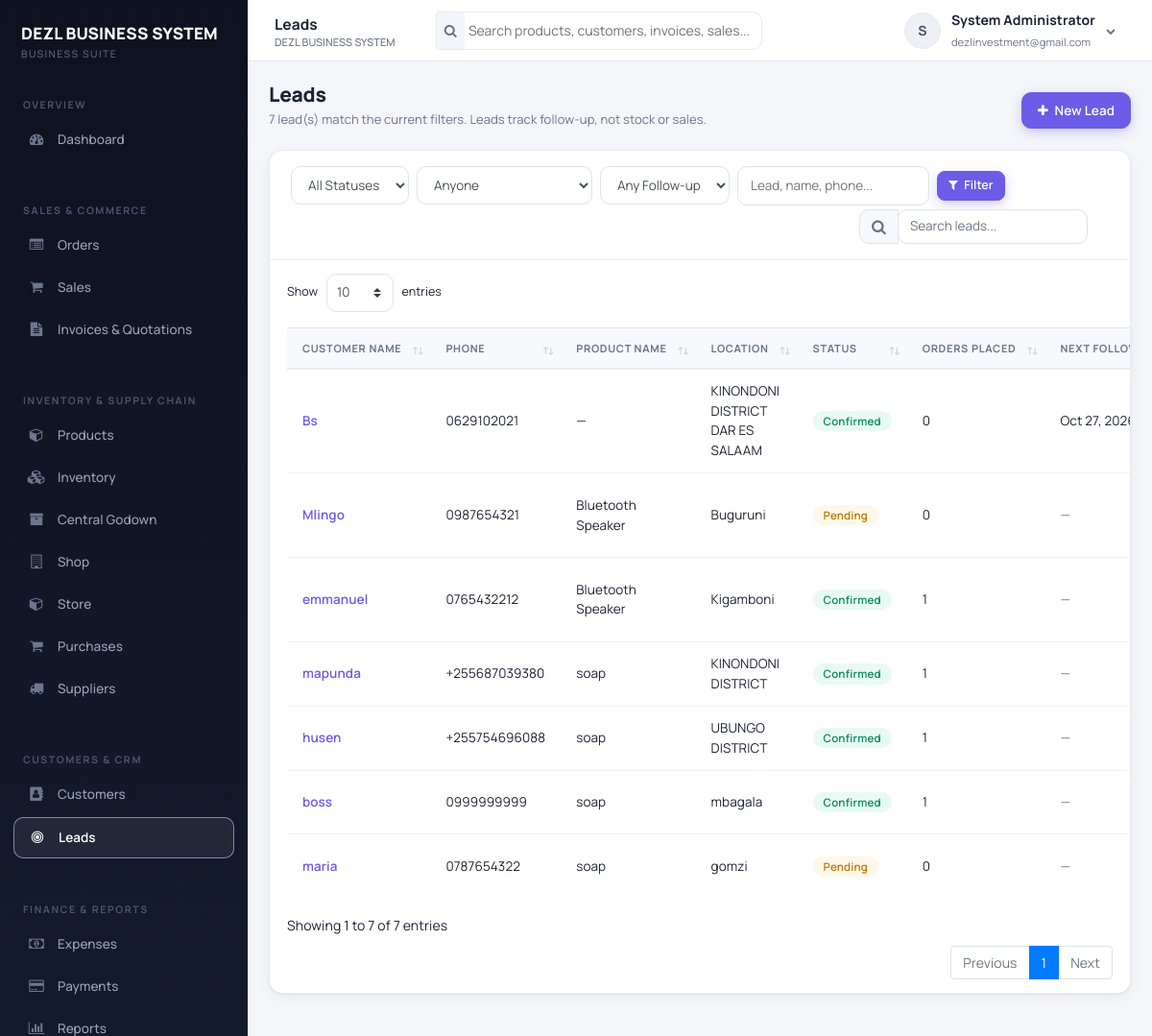
/leads.php (signed in), run on an earlier commit of the app's database.
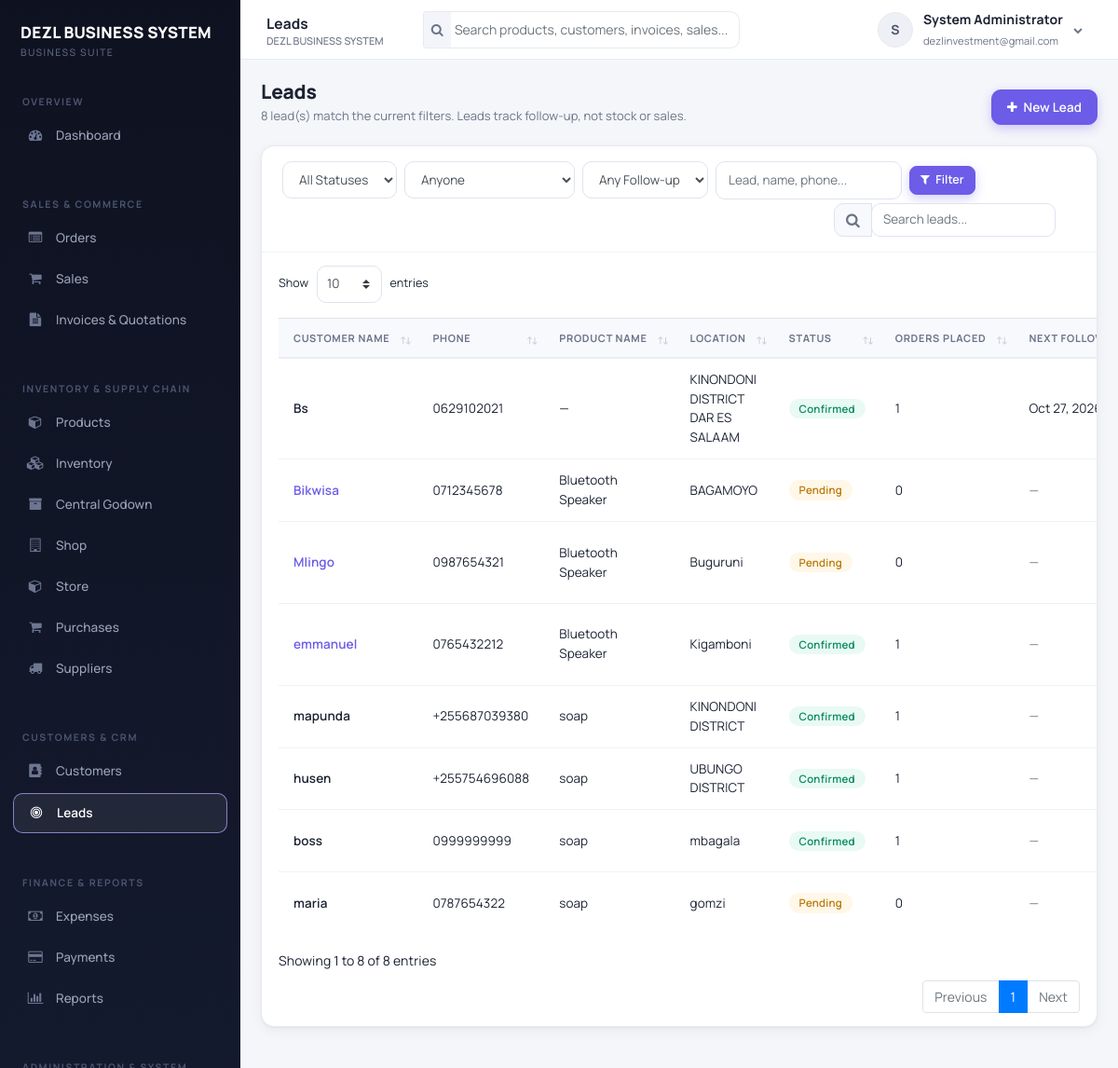
And on a later commit of the database.
### tables this page shows
CREATE TABLE `users` (
  `user_id` int(10) UNSIGNED NOT NULL,
  `tenant_id` int(10) UNSIGNED NOT NULL,
  `username` varchar(100) NOT NULL,
  `email` varchar(191) NOT NULL,
  `password_hash` varchar(255) NOT NULL,
  `first_name` varchar(100) NOT NULL,
  `last_name` varchar(100) NOT NULL,
  `phone` varchar(50) DEFAULT NULL,
  `is_active` tinyint(1) NOT NULL DEFAULT 1,
  `last_login` datetime DEFAULT NULL,
  `created_at` timestamp NOT NULL DEFAULT current_timestamp()
);

CREATE TABLE `leads` (
  `lead_id` int(10) UNSIGNED NOT NULL,
  `tenant_id` int(10) UNSIGNED NOT NULL,
  `lead_number` varchar(30) NOT NULL,
  `contact_id` int(10) UNSIGNED DEFAULT NULL,
  `contact_name` varchar(191) NOT NULL,
  `company_name` varchar(191) DEFAULT NULL,
  `phone` varchar(50) DEFAULT NULL,
  `email` varchar(191) DEFAULT NULL,
  `location` varchar(255) DEFAULT NULL,
  `source` varchar(20) NOT NULL DEFAULT 'staff',
  `status` varchar(20) NOT NULL DEFAULT 'pending',
  `assigned_to` int(10) UNSIGNED DEFAULT NULL,
  `next_follow_up_at` date DEFAULT NULL,
  `last_contacted_at` datetime DEFAULT NULL,
  `notes` text DEFAULT NULL,
  `lost_reason` varchar(255) DEFAULT NULL,
  `converted_at` datetime DEFAULT NULL,
  `created_by` int(10) UNSIGNED DEFAULT NULL,
  `created_at` timestamp NOT NULL DEFAULT current_timestamp(),
  `updated_at` timestamp NOT NULL DEFAULT current_timestamp() ON UPDATE current_timestamp()
);

CREATE TABLE `contacts` (
  `contact_id` int(10) UNSIGNED NOT NULL,
  `tenant_id` int(10) UNSIGNED NOT NULL,
  `contact_type_id` int(10) UNSIGNED DEFAULT 1,
  `customer_number` varchar(30) DEFAULT NULL,
  `first_name` varchar(100) DEFAULT NULL,
  `last_name` varchar(100) DEFAULT NULL,
  `company_name` varchar(191) DEFAULT NULL,
  `email` varchar(191) DEFAULT NULL,
  `phone` varchar(50) DEFAULT NULL,
  `mobile` varchar(50) DEFAULT NULL,
  `address` text DEFAULT NULL,
  `city` varchar(100) DEFAULT NULL,
  `state` varchar(100) DEFAULT NULL,
  `postal_code` varchar(20) DEFAULT NULL,
  `country` varchar(100) DEFAULT NULL,
  `tax_id` varchar(100) DEFAULT NULL,
  `notes` text DEFAULT NULL,
  `is_customer` tinyint(1) NOT NULL DEFAULT 0,
  `is_active` tinyint(1) NOT NULL DEFAULT 1,
  `created_at` timestamp NOT NULL DEFAULT current_timestamp()
);

### User.php (called while the page is built, shortened)
<?php
class User
{
    public $user_id;
    public $tenant_id;
    public $first_name;
    public $last_name;
    private $permission_cache = null;
    public static function getUserById($userId)
    {
        global $conn;
        $stmt = $conn->prepare("SELECT * FROM users WHERE user_id = ? LIMIT 1");
        $stmt->bind_param('i', $userId);
        $stmt->execute();
        $row = $stmt->get_result()->fetch_assoc();
        $user = new self();
        foreach ($row as $key => $value) {
            if (property_exists($user, $key)) $user->$key = $value;
        }
        $user->loadRoles();
        return $user;
    }
    private function loadRoles()
    {
        global $conn;
        $stmt = $conn->prepare(
            "SELECT r.role_id, r.name FROM user_roles ur
             JOIN roles r ON r.role_id = ur.role_id
             WHERE ur.user_id = ? AND ur.tenant_id = ?"
        );
        $stmt->bind_param('ii', $this->user_id, $this->tenant_id);
        $stmt->execute();
        $result = $stmt->get_result();
        while ($row = $result->fetch_assoc()) {
            $this->roles[] = $row['name'];
        }
    }
    public function hasPermission($permission)
    {
        global $conn;
        if ($this->permission_cache === null) {
            $roleIds = [];
            $stmt = $conn->prepare("SELECT role_id FROM user_roles WHERE user_id = ? AND tenant_id = ?");
            $stmt->bind_param('ii', $this->user_id, $this->tenant_id);
            $stmt->execute();
            $result = $stmt->get_result();
            while ($row = $result->fetch_assoc()) {
                $roleIds[] = (int)$row['role_id'];
            }
            $this->permission_cache = [];
            if ($roleIds) {
                $placeholders = implode(',', array_fill(0, count($roleIds), '?'));
                $sql = "SELECT DISTINCT p.name FROM permissions p
                        JOIN role_permissions rp ON rp.permission_id = p.permission_id
                        WHERE rp.role_id IN ($placeholders)";
                $stmt = $conn->prepare($sql);
                $stmt->bind_param(str_repeat('i', count($roleIds)), ...$roleIds);
                $stmt->execute();
                $result = $stmt->get_result();
                while ($row = $result->fetch_assoc()) {
                    $this->permission_cache[] = $row['name'];
                }
            }
        }
        return in_array($permission, $this->permission_cache, true);
    }
    public function fullName()
    {
        return trim($this->first_name . ' ' . $this->last_name);
    }
}

### auth_check.php (called while the page is built, shortened)
<?php
$current_user = User::getUserById($_SESSION['user_id']);

### helpers.php (called while the page is built, shortened)
<?php
function e($value) {
    return htmlspecialchars((string)$value, ENT_QUOTES, 'UTF-8');
}
function can($permission) {
    global $current_user;
    return $current_user && $current_user->hasPermission($permission);
}
function fetch_all($sql, ...$params) {
    global $conn;
    $stmt = $conn->prepare($sql);
    if ($params) {
        $types = '';
        foreach ($params as $p) {
            $types .= is_int($p) ? 'i' : (is_float($p) ? 'd' : 's');
        }
        $stmt->bind_param($types, ...$params);
    }
    $stmt->execute();
    $rows = $stmt->get_result()->fetch_all(MYSQLI_ASSOC);
    return $rows;
}
function lead_statuses() {
    return [
        'pending'   => 'Pending',
        'confirmed' => 'Confirmed',
        'follow_up' => 'Follow Up',
        'cancelled' => 'Cancelled',
    ];
}
function lead_status_class($status) {
    $map = [
        'pending'   => 'warning',
        'follow_up' => 'info',
        'confirmed' => 'success',
        'cancelled' => 'secondary',
    ];
    return $map[$status] ?? 'secondary';
}

### leads.php (the view, shortened to what the rows shown need)
<?php
require_once 'header.php';
require_once 'auth_check.php';
$statuses = lead_statuses();
$sql = "SELECT l.*,
               (SELECT GROUP_CONCAT(DISTINCT sli.product_name_snapshot SEPARATOR ', ')
                  FROM storefront_lead_request_items sli
                  JOIN storefront_lead_requests slr ON slr.request_id = sli.request_id AND slr.tenant_id = sli.tenant_id
                 WHERE slr.lead_id = l.lead_id AND slr.tenant_id = l.tenant_id) product_names,
               ua.first_name assignee_first, ua.last_name assignee_last,
               uc.first_name creator_first, uc.last_name creator_last,
               c.first_name contact_first, c.last_name contact_last, c.company_name contact_company,
               c.phone contact_phone, c.mobile contact_mobile, c.email contact_email,
               (SELECT COUNT(*) FROM orders o WHERE o.lead_id = l.lead_id AND o.tenant_id = l.tenant_id) order_count
        FROM leads l
        LEFT JOIN users ua ON ua.user_id = l.assigned_to
        LEFT JOIN users uc ON uc.user_id = l.created_by
        LEFT JOIN contacts c ON c.contact_id = l.contact_id AND c.tenant_id = l.tenant_id
        WHERE l.tenant_id = ?";
$params = [(int)$current_user->tenant_id];
$sql .= " ORDER BY
            CASE WHEN l.next_follow_up_at IS NOT NULL AND l.next_follow_up_at < CURDATE()
                      AND l.status NOT IN ('confirmed', 'cancelled') THEN 0 ELSE 1 END,
            l.next_follow_up_at IS NULL, l.next_follow_up_at, l.created_at DESC";
$leads = fetch_all($sql, ...$params);
$can_orders = can('manage_orders');
require_once 'navbar.php';
?>
<div class="page-head">
    <div>
        <h1 class="page-title">Leads</h1>
    </div>
</div>
<div class="card">
    <div class="card-body p-0">
        <div class="table-responsive">
            <table class="table table-hover data-table">
                <thead>
                    <tr>
                        <th>Customer Name</th><th>Phone</th><th>Product Name</th><th>Location</th>
                        <th>Status</th><th>Orders Placed</th><th>Next Follow-up</th><th>Date</th><th class="text-right">Actions</th>
                    </tr>
                </thead>
                <tbody>
                <?php foreach ($leads as $l): ?>
                    <?php
                    $overdue = $l['next_follow_up_at']
                        && $l['next_follow_up_at'] < date('Y-m-d')
                        && !in_array($l['status'], ['confirmed', 'cancelled'], true);
                    $contact_person = trim((string)($l['contact_first'] ?? '') . ' ' . (string)($l['contact_last'] ?? ''));
                    $customer_name = trim((string)($l['contact_company'] ?? ''));
                    if ($customer_name === '') $customer_name = trim((string)($l['company_name'] ?? ''));
                    if ($customer_name === '') $customer_name = $contact_person ?: (string)$l['contact_name'];
                    $contact_phone = $l['phone'] ?: ($l['contact_phone'] ?: $l['contact_mobile']);
                    $product_name = trim((string)($l['product_names'] ?? ''));
                    if ($product_name === '') $product_name = '—';
                    ?>
                    <tr>
                        <td>
                            <?php if (!empty($l['contact_id'])): ?>
                                <a href="customer-view.php?id=<?php echo (int)$l['contact_id']; ?>" class="font-weight-semibold"><?php echo e($customer_name); ?></a>
                            <?php else: ?>
                                <span class="font-weight-semibold"><?php echo e($customer_name); ?></span>
                            <?php endif; ?>
                        </td>
                        <td><?php echo e($contact_phone ?: 'Phone not recorded'); ?></td>
                        <td><?php echo e($product_name); ?></td>
                        <td><?php echo e($l['location'] ?: '—'); ?></td>
                        <td><span class="badge badge-<?php echo e(lead_status_class($l['status'])); ?>"><?php echo e($statuses[$l['status']] ?? $l['status']); ?></span></td>
                        <td><?php echo $can_orders ? (int)$l['order_count'] : '—'; ?></td>
                        <td>
                            <?php if ($l['next_follow_up_at']): ?>
                                <span class="<?php echo $overdue ? 'text-danger font-weight-semibold' : ''; ?>">
                                    <?php echo e(date('M d, Y', strtotime($l['next_follow_up_at']))); ?>
                                </span>
                            <?php else: ?>
                                <span class="text-muted">—</span>
                            <?php endif; ?>
                        </td>
                    </tr>
                <?php endforeach; ?>
                </tbody>
            </table>
        </div>
    </div>
</div>
<?php require_once 'footer.php'; ?>

### navbar.php (shortened to what the rows shown need)
<div class="app-main">
    <header class="topbar">
        <div class="dropdown">
            <a href="#" class="user-menu" data-toggle="dropdown">
                <span class="avatar"><?php echo e(strtoupper(substr($current_user->first_name, 0, 1))); ?></span>
                <span class="hide-xs"><strong><?php echo e($current_user->fullName()); ?></strong><br><small class="text-muted"><?php echo e($current_user->email); ?></small></span>
                <i class="fa fa-chevron-down hide-xs" style="font-size:10px;color:var(--text-muted)"></i>
            </a>
        </div>
    </header>
    <main class="app-content">

What changed in the data, as far as the page shows it:
changed leads "Bs": contact_id 10 → empty (drawn); order_count "0" → "1"
added leads: contact.first_name "Bikwisa", phone "0712345678", product_name "Bluetooth Speaker", location "BAGAMOYO", status "Pending", order_count "0"
changed leads "mapunda": contact_id 18 → empty (drawn)
changed leads "husen": contact_id 17 → empty (drawn)
changed leads "boss": contact_id 16 → empty (drawn)
changed leads "maria": contact_id 15 → empty (drawn)
Also different on the page:
count($leads): "7" → "8"
text written by a page script: "Show entries Showing 1 to 7 of 7 entries Previous 1 Next" → "Show entries Showing 1 to 8 of 8 entries Previous 1 Next"
